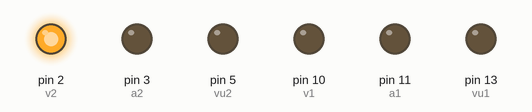
The sketch below on a simulated Arduino Uno, built with avr-gcc and run on an emulated ATmega328P. On the bench: output pins drawn as LEDs (lit = HIGH). Pins used as bus, display or sensor lines are not drawn.

Above: at 0.1 s.
At 13.2 s:
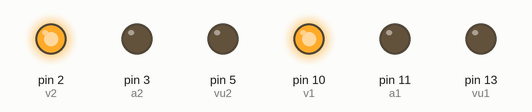
At 14.7 s:
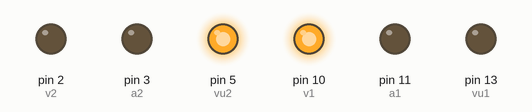
At 19.9 s:
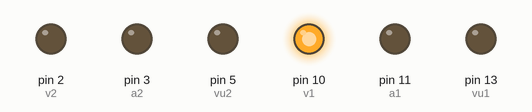
At 25.9 s:
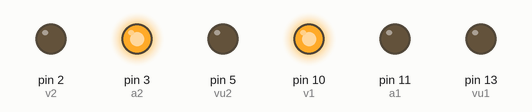
At 28.8 s:
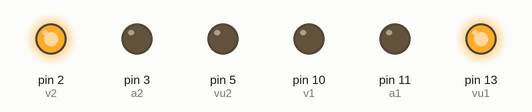
Timing chart, 0 to 40.0 s (numbered marks = the images above):
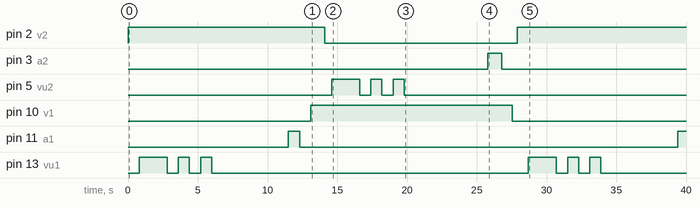

The sketch:

Prac02.ino
```cpp
int r1=12,a1=11,v1=10,vu1=13,r2=4,a2=3,v2=2,vu2=5;
void setup() {
  // put your setup code here, to run once:
  pinMode(r1, OUTPUT);
  pinMode(a1, OUTPUT);
  pinMode(v1, OUTPUT);
  pinMode(r2, OUTPUT);
  pinMode(a2, OUTPUT);
  pinMode(v2, OUTPUT);
  pinMode(vu1, OUTPUT);
  pinMode(vu2, OUTPUT);
}

void loop() {
  // put your main code here, to run repeatedly:
int pins[] = {v2,r1,vu1,vu1,vu1,vu1,vu1,vu1,r1,r1,r1,a1,a1,v1,v2,r2,vu2,vu2,vu2,vu2,vu2,vu2,r2,r2,r2,a2,a2,v1};
int states [] = {HIGH,HIGH,HIGH,LOW,HIGH,LOW,HIGH,LOW,LOW,HIGH,LOW,HIGH,LOW,HIGH,LOW,HIGH,HIGH,LOW,HIGH,LOW,HIGH,LOW,LOW,HIGH,LOW,HIGH,LOW,LOW};
int delays [] = {800,2,2000,800,800,800,800,3000,1000,1000,500,800,800,1000,500,2,2000,800,800,800,800,3000,1000,1000,1000,1000,750,350};

  for(int i = 0;i<(sizeof(pins) / sizeof(pins[0]));i++){
    digitalWrite(pins[i],states[i]);
    delay(delays[i]);
  }
}
```

Measured:
- by itself, pin 2 (v2): LOW → HIGH at 0.00 s, → LOW 14.1 s later, → HIGH 13.8 s later
- by itself, pin 3 (a2): LOW → HIGH at 25.8 s, → LOW 1.0 s later
- by itself, pin 5 (vu2): LOW → HIGH at 14.6 s, → LOW 2.0 s later, → HIGH 0.80 s later, → LOW 0.80 s later, … (6 changes in this stretch)
- by itself, pin 10 (v1): LOW → HIGH at 13.1 s, → LOW 14.5 s later
- by itself, pin 11 (a1): LOW → HIGH at 11.5 s, → LOW 0.80 s later, → HIGH 27.1 s later
- by itself, pin 13 (vu1): LOW → HIGH at 0.80 s, → LOW 2.0 s later, → HIGH 0.80 s later, → LOW 0.80 s later, … (12 changes in this stretch)
